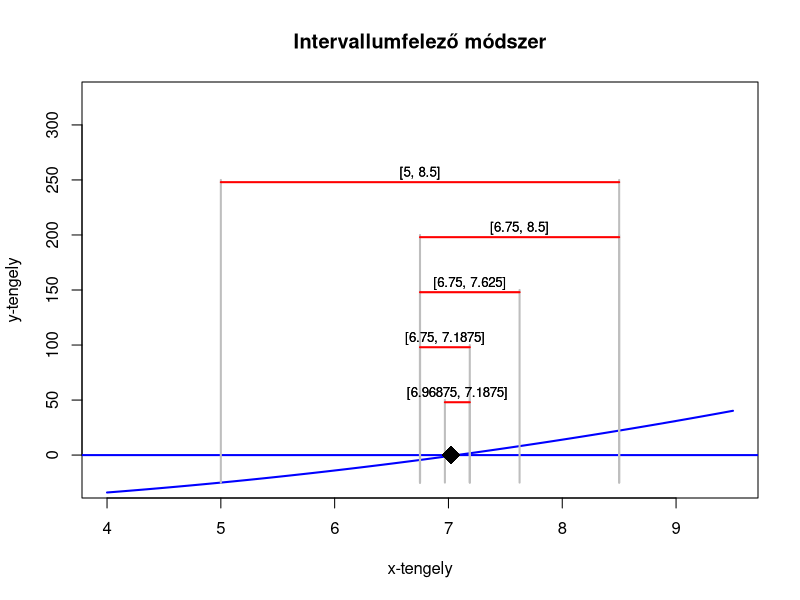

Generate this figure with R:
f <- function(x) {
    x^2 - 50
}

get_ymin <- function(a, b) {
    x_values <- seq(a, b, length.out = 1)
    y_values <- f(x_values)
    y_min <- min(y_values)
    
    return(y_min)
}

get_ymax <- function(a, b) {
    x_values <- seq(a, b, length.out = 1)
    y_values <- f(x_values)
    y_max <- max(y_values)
    
    return(y_max)
}

plot_prepare <- function(a, b, y_min, y_max) {
    plot(f, from=a-1, to=b+1, col="blue", lwd=2, main="Intervallumfelező módszer",
         xlab="x-tengely", ylab="y-tengely", ylim=c(y_min, y_max))
    abline(h=0, col="blue", lwd=2)
}

plot_step <- function(a, b, y_min, segment_height, max_iter) {
    # Függőleges vonalak
    y_vertical_a <- seq(y_min, segment_height, length.out = 2)
    x_vertical_a <- rep(a, length(y_vertical_a))
    lines(x_vertical_a, y_vertical_a, lwd=2, col="gray")
    
    y_vertical_b <- seq(y_min, segment_height, length.out = 2)
    x_vertical_b <- rep(b, length(y_vertical_b))
    lines(x_vertical_b, y_vertical_b, lwd=2, col="gray")
    
    # Vízszintes vonal
    x_horizontal <- seq(a, b, length.out = 2)
    y_horizontal <- rep(segment_height - 2, length(x_horizontal))
    lines(x_horizontal, y_horizontal, col="red", lwd=2)
    
    if (max_iter < 8) {
        text((a + b) / 2, y_horizontal + 40 / max_iter, labels = paste0("[", a, ", ", b, "]"), col="black", cex=0.8)
    }
}

print_step <- function(iter, a, b, c, fa, fc, max_iter) {
    cat("\nIteráció", iter, "\n")
    cat("a:\t", a, "\n")
    cat("b:\t", b, "\n")
    cat("c:\t", c, "\n")
    cat("f(a):\t", fa, "\n")
    cat("f(c):\t", fc, "\n")
    
    if (iter == max_iter) {
        cat("\nEredmények:");
    }
    else if (fa * fc < 0) {
        cat("Folytatás a [", a, ", ", c, "] intervallumon\n")
    }
    else {
        cat("Folytatás a [", c, ", ", b, "] intervallumon\n")
    }
}

# Intervallumfelező algoritmus
bisection_method <- function(f, a, b, tol = 1e-10, max_iter = 5) {
    segment_height = max_iter * 50
    y_min <- get_ymin(a, b)
    y_max <- get_ymax(a, b) + segment_height + 100
    plot_prepare(a, b, y_min, y_max)
    
    iter <- 1
    fa <- f(a)
    
    while ((b - a) > 2 * tol && iter <= max_iter) {
        plot_step(a, b, y_min, segment_height, max_iter)
        segment_height <- segment_height - 50
        
        c <- (a + b) / 2
        fc <- f(c)
        
        print_step(iter, a, b, c, fa, fc, max_iter)
        
        if (fa * fc < 0) {
            b <- c
        } else {
            a <- c
            fa <- fc
        }
        
        iter <- iter + 1
    }
    
    root = (a + b) / 2
    points(root, 0, pch=18, lwd=3, cex=2.5)
    
    return(root)
}

main <- function() {
    a <- 5
    b <- 8.5
    
    if (f(a) * f(b) >= 0) {
        cat("Hiba: Az intervallum nem tartalmaz gyököt, vagy több gyök is lehet benne.\n")
        a <- 0
        b <- 10
        cat("Az intervallum kibővítve erre: [", a, ", ", b, "]\n")
        
        if (f(a) * f(b) >= 0) {
            stop("Hiba: Az új intervallum sem tartalmaz gyököt.")
        }
    }
    
    if (a > b) {
        cat("Figyelem: a > b, ezért felcseréljük a két végpontot.\n")
        temp <- a
        a <- b
        b <- temp
    }
    
    approx_root <- bisection_method(f, a, b)
    exact_root <- uniroot(f, interval = c(a, b), tol = 1e-10)$root
    diff <- abs(exact_root - approx_root)
    diff_percent <- (diff / abs(exact_root)) * 100
    
    cat("\nKözelítő gyök:\t\t", approx_root)
    cat("\nPontos gyök:\t\t", exact_root)
    cat("\nAbszolút eltérés:\t", diff)
    cat("\nSzázalékos eltérés:\t", diff_percent, "%")
}

main()
